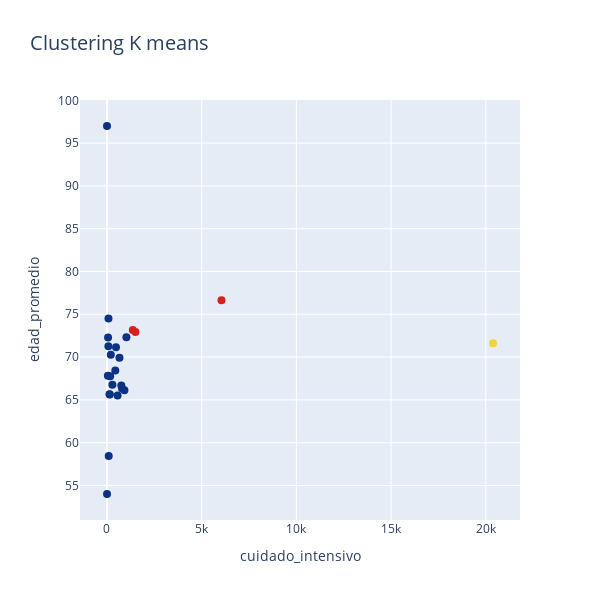

Here is the notebook cell this chart was saved with:
### Code cell
data=[]

kmean_clusters = go.Scatter(x=dataset_km["fallecidos"], y=dataset_km["edad_promedio"],
                                mode='markers',
                                text= dataset_final.loc[:,'residencia_provincia_nombre'],
                                marker=dict(
                                size=8,
                                color = clusters.astype(np.float), #set color equal to a variable
                                colorscale='Portland',
                                showscale=False)
                           )

data=[kmean_clusters]

layout = go.Layout(title="Clustering K means",titlefont=dict(size=20),
                xaxis=dict(title="cuidado_intensivo"),
                yaxis=dict(title="edad_promedio"),
                autosize=False, width=600,height=600)

fig = go.Figure(data=data, layout=layout)

iplot(fig)

### Figure 1 — Plotly figure (JSON) as saved in the notebook; plotly's stock layout.template omitted (floating-point values rounded to 4 significant figures)
{"data": [{"marker": {"color": [1, 2, 0, 0, 0, 0, 2, 0, 0, 0, 0, 0, 0, 0, 0, 0, 0, 0, 0, 0, 2, 0, 0, 0], "colorscale": [[0, "rgb(12,51,131)"], [0.25, "rgb(10,136,186)"], [0.5, "rgb(242,211,56)"], [0.75, "rgb(242,143,56)"], [1, "rgb(217,30,30)"]], "showscale": false, "size": 8}, "mode": "markers", "text": ["Buenos Aires", "CABA", "Catamarca", "Chaco", "Chubut", "Corrientes", "Córdoba", "Entre Ríos", "Formosa", "Jujuy", "La Pampa", "La Rioja", "Mendoza", "Misiones", "Neuquén", "Río Negro", "Salta", "San Juan", "San Luis", "Santa Cruz", "Santa Fe", "Santiago del Estero", "Tierra del Fuego", "Tucumán"], "type": "scatter", "x": [20381, 6045, 1, 560, 202, 47, 1364, 476, 2, 757, 58, 286, 1026, 92, 439, 660, 921, 79, 74, 169, 1502, 135, 148, 793], "y": [71.62, 76.65, 97, 65.52, 70.28, 67.81, 73.17, 71.16, 54, 66.69, 72.29, 66.76, 72.32, 58.45, 68.44, 69.93, 66.12, 74.49, 71.27, 67.76, 72.92, 65.65, 65.62, 66.32]}], "layout": {"autosize": false, "height": 600, "title": {"font": {"size": 20}, "text": "Clustering K means"}, "width": 600, "xaxis": {"title": {"text": "cuidado_intensivo"}}, "yaxis": {"title": {"text": "edad_promedio"}}}}
